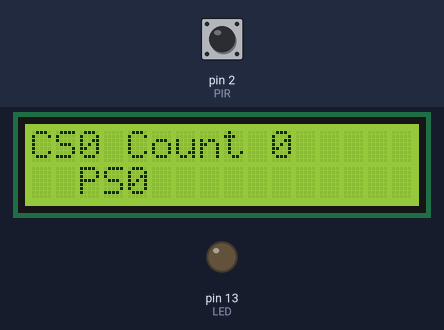
A sketch run on a simulated Arduino Uno, built with avr-gcc and run on an emulated ATmega328P. Shown: 16×2 character LCD, output pins drawn as LEDs (lit = HIGH). The inputs (shaded band) are chosen by the test bench; at power-on: pin 2 (PIR) LOW. What the sketch prints to the serial monitor is not drawn.

Above: at 1.2 s.
1.3 s: pin 2 (PIR) driven HIGH
At 1.58 s:
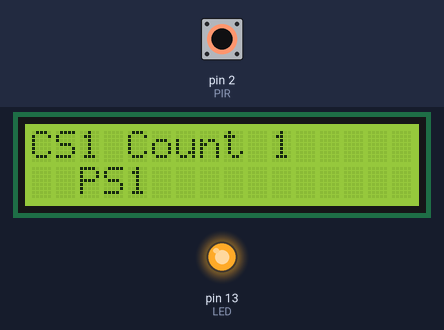
3.2 s: pin 2 (PIR) driven LOW
At 3.46 s:
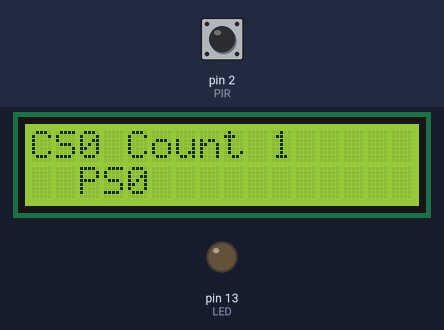
5.9 s: pin 2 (PIR) driven HIGH
At 6.17 s:
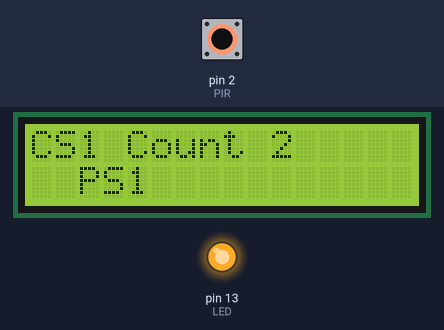
7.4 s: pin 2 (PIR) driven LOW
At 7.66 s:
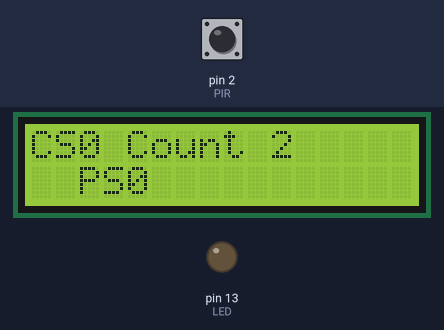
8.9 s: pin 2 (PIR) pulsed HIGH 5 times (0.12 s each, 0.3 s apart)
At 10.52 s:
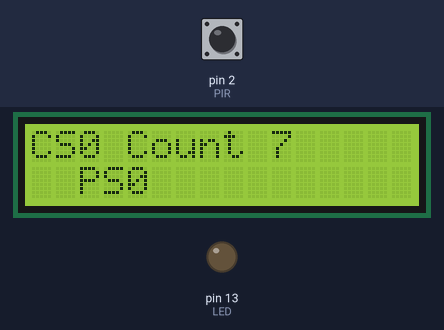
13.4 s: pin 2 (PIR) pulsed HIGH 2 times (0.12 s each, 0.3 s apart)
At 14.13 s:
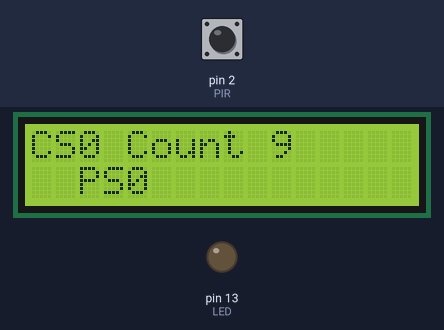
Timing chart, 0 to 16.4 s (numbered marks = the images above; inputs shaded):
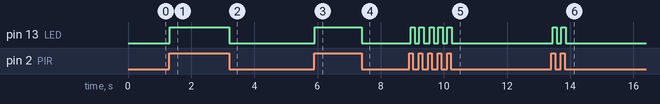

Measured:
- after the input at 1.3 s, pin 13 (LED): LOW → HIGH at once; the display: first changes at once (image 1 shows a later state)
- after the input at 3.2 s, pin 13 (LED): HIGH → LOW at once; the display: first changes at once (image 2 shows a later state)
- after the input at 5.9 s, pin 13 (LED): LOW → HIGH at once; the display: first changes at once (image 3 shows a later state)
- after the input at 7.4 s, pin 13 (LED): HIGH → LOW at once; the display: first changes at once (image 4 shows a later state)
- after the input at 8.9 s, pin 13 (LED): alternates HIGH for 0.14 s and LOW for 0.14 s, 10 changes in all, then stays LOW, starting after 0.05 s; the display: first changes after 0.05 s (image 5 shows a later state)
- after the input at 13.4 s, pin 13 (LED): alternates HIGH for 0.13 s and LOW for 0.14 s, 4 changes in all, then stays LOW, starting after 0.05 s; the display: first differs from a run without the input after 0.05 s (image 6 shows a later state)

The sketch:

pir_counter.ino
```cpp
#define disply_time 1000
#define Rs 12
#define En 7
#define D4 8
#define D5 9
#define D6 10
#define D7 11
#define PIR 2
#define LED 13

#include <LiquidCrystal.h>
LiquidCrystal lcd(Rs, En, D4, D5, D6, D7);

int curr_state =0;
int prev_state =0;
int count = 0;

void setup() {
  // put your setup code here, to run once:
  Serial.begin(9600);
  pinMode(LED, OUTPUT);
   pinMode(PIR,INPUT);


  lcd.begin(16, 2);
}

void loop() {
  // put your main code here, to run repeatedly:

  curr_state = digitalRead(PIR);
  digitalWrite(LED,curr_state); // Turns on LED according to the presense of humans
  Serial.print("The curreent state is: ");
  Serial.print(curr_state);
  Serial.print("    ");

  lcd.print("CS");
  lcd.print(curr_state);
  lcd.print(" ");

  if (prev_state != curr_state)
  {
    if(curr_state == HIGH)
    {
      count++;
      Serial.print("                                                                    Counter incremented");
    }
    else
    Serial.print("                                                                        State unchanged");
  }

 digitalWrite(LED,curr_state);

  lcd.print("Count ");
  lcd.print(count);
  Serial.print("The conter is:  ");
  Serial.println(count);

  prev_state = curr_state;

  lcd.setCursor(2,1);
  lcd.print("PS");
  lcd.print(prev_state);

  delay(50);
  lcd.clear();
}
```
